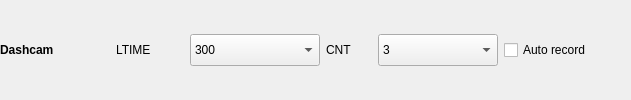
            <widget class="QWidget" name="horizontalWidget14" native="true">
             <property name="sizePolicy">
              <sizepolicy hsizetype="Expanding" vsizetype="Fixed">
               <horstretch>0</horstretch>
               <verstretch>0</verstretch>
              </sizepolicy>
             </property>
             <layout class="QHBoxLayout" name="horizontalLayout_36">
              <property name="leftMargin">
               <number>0</number>
              </property>
              <property name="topMargin">
               <number>0</number>
              </property>
              <property name="rightMargin">
               <number>0</number>
              </property>
              <property name="bottomMargin">
               <number>0</number>
              </property>
              <item>
               <widget class="QLabel" name="label_37">
                <property name="sizePolicy">
                 <sizepolicy hsizetype="Fixed" vsizetype="Fixed">
                  <horstretch>0</horstretch>
                  <verstretch>0</verstretch>
                 </sizepolicy>
                </property>
                <property name="minimumSize">
                 <size>
                  <width>110</width>
                  <height>30</height>
                 </size>
                </property>
                <property name="maximumSize">
                 <size>
                  <width>110</width>
                  <height>30</height>
                 </size>
                </property>
                <property name="font">
                 <font>
                  <bold>true</bold>
                 </font>
                </property>
                <property name="text">
                 <string>Dashcam</string>
                </property>
               </widget>
              </item>
              <item>
               <widget class="QLabel" name="label_35">
                <property name="sizePolicy">
                 <sizepolicy hsizetype="Fixed" vsizetype="Fixed">
                  <horstretch>0</horstretch>
                  <verstretch>0</verstretch>
                 </sizepolicy>
                </property>
                <property name="minimumSize">
                 <size>
                  <width>68</width>
                  <height>30</height>
                 </size>
                </property>
                <property name="maximumSize">
                 <size>
                  <width>68</width>
                  <height>30</height>
                 </size>
                </property>
                <property name="text">
                 <string>LTIME</string>
                </property>
               </widget>
              </item>
              <item>
               <widget class="QComboBox" name="comboBoxLoopTime">
                <property name="sizePolicy">
                 <sizepolicy hsizetype="Fixed" vsizetype="Fixed">
                  <horstretch>0</horstretch>
                  <verstretch>0</verstretch>
                 </sizepolicy>
                </property>
                <property name="minimumSize">
                 <size>
                  <width>130</width>
                  <height>32</height>
                 </size>
                </property>
                <property name="maximumSize">
                 <size>
                  <width>130</width>
                  <height>32</height>
                 </size>
                </property>
                <property name="styleSheet">
                 <string notr="true">QScrollBar { 
	width: 40px;
	background-color: rgba(85, 87, 83, 0.7);
}
QComboBox::item {
	padding-top: 6px;
	padding-bottom: 6px;
	height: 32px;
	min-height: 32px;
}
QComboBox::item:selected {
	background-color: rgb(78, 154, 6);
	padding-top: 6px;
	padding-bottom: 6px;
	height: 32px;
	min-height: 32px;
}</string>
                </property>
                <item>
                 <property name="text">
                  <string>300</string>
                 </property>
                </item>
                <item>
                 <property name="text">
                  <string>600</string>
                 </property>
                </item>
                <item>
                 <property name="text">
                  <string>900</string>
                 </property>
                </item>
                <item>
                 <property name="text">
                  <string>1800</string>
                 </property>
                </item>
                <item>
                 <property name="text">
                  <string>3600</string>
                 </property>
                </item>
               </widget>
              </item>
              <item>
               <widget class="QLabel" name="label_36">
                <property name="sizePolicy">
                 <sizepolicy hsizetype="Fixed" vsizetype="Fixed">
                  <horstretch>0</horstretch>
                  <verstretch>0</verstretch>
                 </sizepolicy>
                </property>
                <property name="minimumSize">
                 <size>
                  <width>46</width>
                  <height>30</height>
                 </size>
                </property>
                <property name="maximumSize">
                 <size>
                  <width>46</width>
                  <height>30</height>
                 </size>
                </property>
                <property name="text">
                 <string>CNT</string>
                </property>
               </widget>
              </item>
              <item>
               <widget class="QComboBox" name="comboBoxLoopCount">
                <property name="sizePolicy">
                 <sizepolicy hsizetype="Fixed" vsizetype="Fixed">
                  <horstretch>0</horstretch>
                  <verstretch>0</verstretch>
                 </sizepolicy>
                </property>
                <property name="minimumSize">
                 <size>
                  <width>120</width>
                  <height>32</height>
                 </size>
                </property>
                <property name="maximumSize">
                 <size>
                  <width>120</width>
                  <height>32</height>
                 </size>
                </property>
                <property name="styleSheet">
                 <string notr="true">QScrollBar { 
	width: 40px;
	background-color: rgba(85, 87, 83, 0.7);
}
QComboBox::item {
	padding-top: 6px;
	padding-bottom: 6px;
	height: 32px;
	min-height: 32px;
}
QComboBox::item:selected {
	background-color: rgb(78, 154, 6);
	padding-top: 6px;
	padding-bottom: 6px;
	height: 32px;
	min-height: 32px;
}</string>
                </property>
                <property name="currentIndex">
                 <number>2</number>
                </property>
                <item>
                 <property name="text">
                  <string>1</string>
                 </property>
                </item>
                <item>
                 <property name="text">
                  <string>2</string>
                 </property>
                </item>
                <item>
                 <property name="text">
                  <string>3</string>
                 </property>
                </item>
                <item>
                 <property name="text">
                  <string>4</string>
                 </property>
                </item>
                <item>
                 <property name="text">
                  <string>5</string>
                 </property>
                </item>
               </widget>
              </item>
              <item>
               <widget class="QCheckBox" name="checkBoxAutoRecording">
                <property name="text">
                 <string>Auto record</string>
                </property>
               </widget>
              </item>
              <item>
               <spacer name="horizontalSpacer_4">
                <property name="orientation">
                 <enum>Qt::Orientation::Horizontal</enum>
                </property>
                <property name="sizeHint" stdset="0">
                 <size>
                  <width>40</width>
                  <height>20</height>
                 </size>
                </property>
               </spacer>
              </item>
             </layout>
            </widget>
